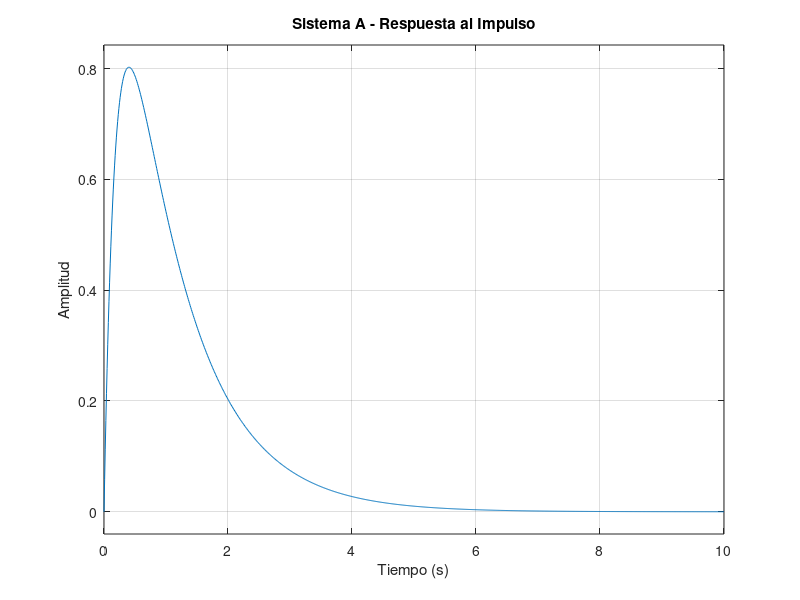
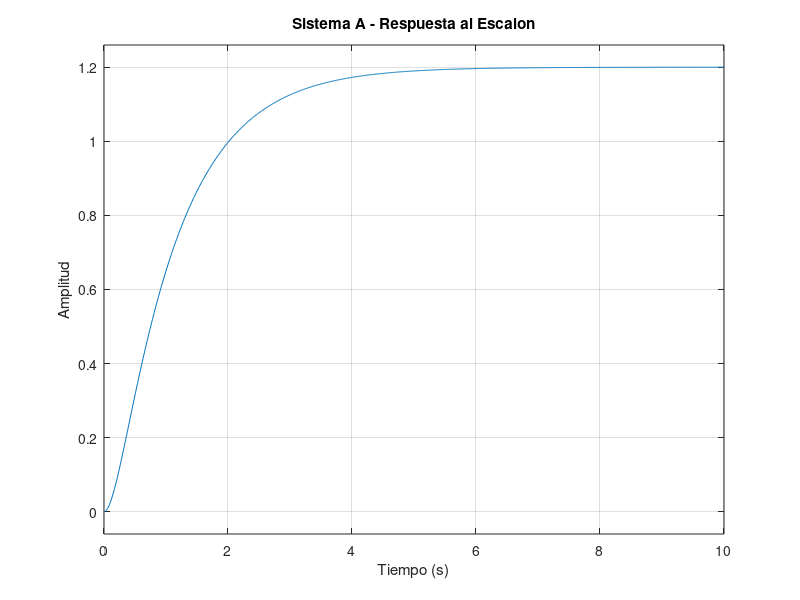
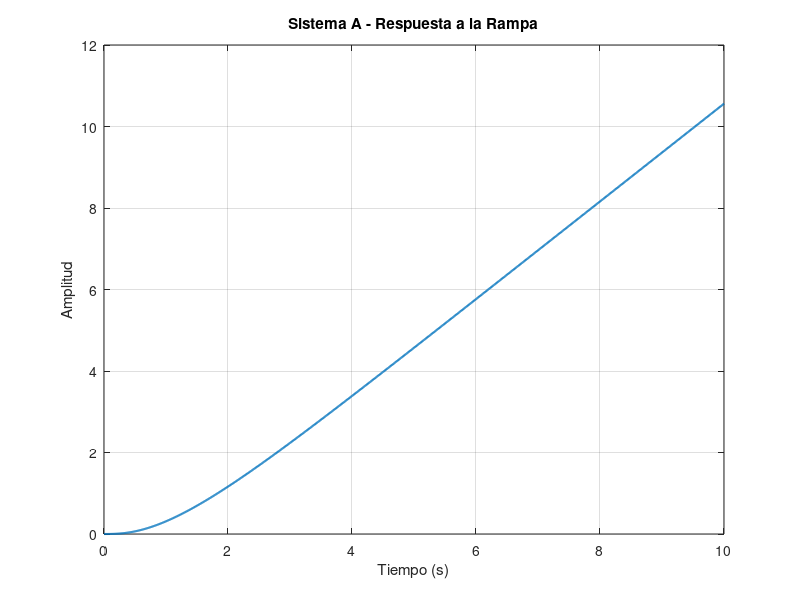

Source code (MATLAB) for these figures, in order:
clc;clear;close all;
% Funcion de transferencia
num = [6];
den = [1 6 5];
G = tf(num, den);
% Tiempo de simulacion
t = 0:0.01:10;
% Respuesta al impulso
figure;
impulse(G, t);
grid on;
title('Sistema A - Respuesta al Impulso');
xlabel('Tiempo (s)');
ylabel('Amplitud');
% Respuesta al escalon
figure;
step(G, t);
grid on;
title('Sistema A - Respuesta al Escalon');
xlabel('Tiempo (s)');
ylabel('Amplitud');
% Respuesta a la rampa
rampa = t;
[y, tiempo] = lsim(G, rampa, t);
figure;
plot(tiempo, y, 'LineWidth', 1.5);
grid on;
title('Sistema A - Respuesta a la Rampa');
xlabel('Tiempo (s)');
ylabel('Amplitud');
